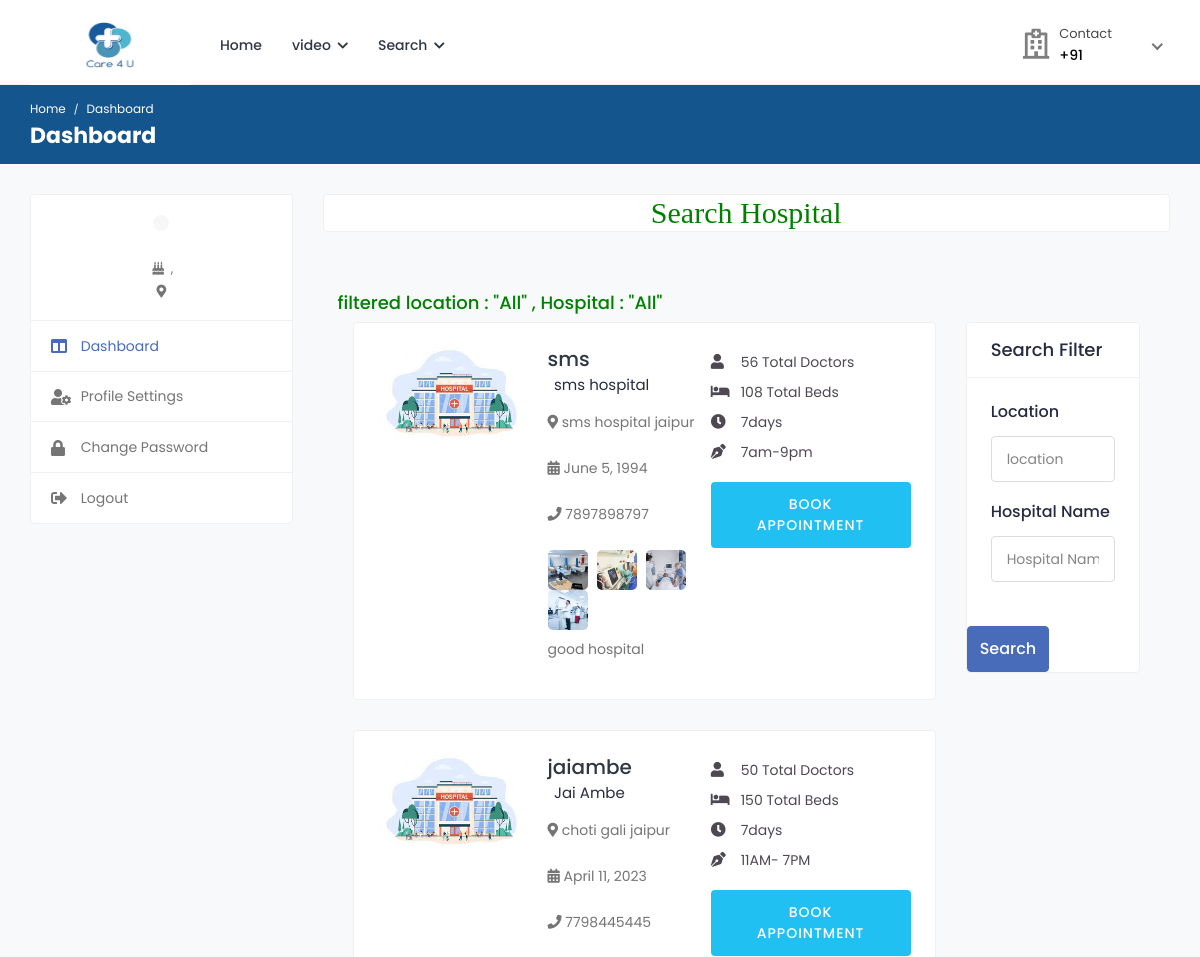
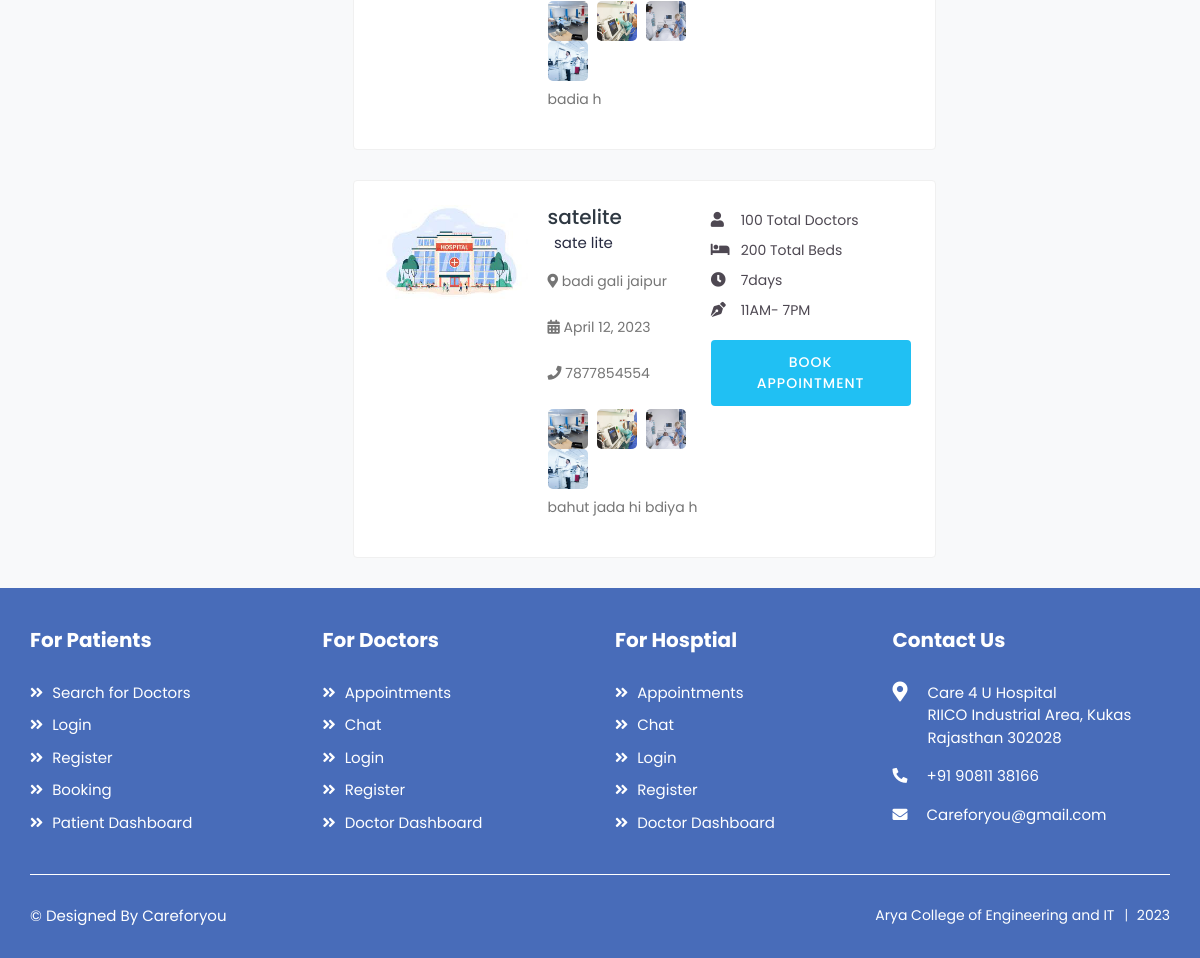
Page /search_hospital on the committed database (2 pictures, top to bottom).
### health/models.py (models this page shows, shortened)
class Hospital(models.Model):
    status = models.CharField(max_length=100,null=True)
    user = models.ForeignKey(User, on_delete=models.CASCADE, null=True)
    mobile = models.CharField(max_length=10, null=True)
    name = models.CharField(max_length=100, null=True)
    nom_doctor = models.CharField(max_length=100, null=True)
    nom_beds = models.CharField(max_length=100, null=True)
    foundation_date = models.DateField(null=True)
    timing = models.CharField(max_length=100, null=True)
    owner_name = models.CharField(max_length=100, null=True)
    days_time = models.CharField(max_length=100, null=True)
    address = models.CharField(max_length=100, null=True)
    biography = models.TextField(null=True)
    image = models.FileField(null=True)

### health/views.py (the view, shortened to what this page needs)
# urls.py: path('search_hospital',search_hospital,name="search_hospital"),
def search_hospital(request):
    data = Hospital.objects.all()
    l = "All"
    n = "All"
    d={'data':data,'l':l,'n':n,}
    return render(request,'patient/search_hospital.html',d)

### health/templates/patient/search_hospital.html (shortened to what this page needs)
{% extends 'patient/sidebar.html' %}
{% load static %}
{% block b %}
<h2 style="font-family:roman;color:green" align="center" class="card">Search Hospital</h2>
<div class="content">
				<div class="container-fluid">
					<div class="row">
						<h4 style="color:green"> filtered location : "{{l}}" , Hospital : "{{n}}" </h4>
                        <div class="col-md-8 col-lg-8 col-xl-9">
						{% for i in data %}
							<div class="card">
								<div class="card-body">
									<div class="doctor-widget">
										<div class="doc-info-left">
											<div class="doctor-img">
												<a href="doctor-profile.html">
                                                    {% if i.image %}
													<img src="{{i.image.url}}" class="img-fluid" alt="User Image">
                                                    {% endif %}
												</a>
											</div>
											<div class="doc-info-cont">
												<h4 class="doc-name"><a href="doctor-profile.html">{{i.name}}</a></h4>
												<div class="clinic-details">
													<p > {{i.user.first_name}} {{i.user.last_name}}</p>
													<p class="doc-location"><i  class="fas fa-map-marker-alt"></i> {{i.address}}</p>
													<p class="doc-location"><i class="fas fa-calendar-alt"></i> {{i.foundation_date}}</p>
													<p class="doc-location"><i class="fas fa-phone"></i> {{i.mobile}}</p>
													<ul class="clinic-gallery">
														<li>
															<a href="{% static 'user/img/features/feature-01.jpg' %}" data-fancybox="gallery">
																<img src="{% static 'user/img/features/feature-01.jpg' %}" alt="Feature">
															</a>
														</li>
														<li>
															<a href="{% static 'user/img/features/feature-02.jpg' %}" data-fancybox="gallery">
																<img  src="{% static 'user/img/features/feature-02.jpg' %}" alt="Feature">
															</a>
														</li>
														<li>
															<a href="{% static 'user/img/features/feature-03.jpg' %}" data-fancybox="gallery">
																<img src="{% static 'user/img/features/feature-03.jpg' %}" alt="Feature">
															</a>
														</li>
														<li>
															<a href="{% static 'user/img/features/feature-04.jpg' %}" data-fancybox="gallery">
																<img src="{% static 'user/img/features/feature-04.jpg' %}" alt="Feature">
															</a>
														</li>
														<p class="doc-speciality" style="margin-top:5%">{{i.biography}}</p>
													</ul>
												</div>
											</div>
										</div>
										<div class="doc-info-right">
											<div class="clini-infos">
												<ul>
													<li><i class="fas fa-user"></i>{{i.nom_doctor}}  Total Doctors</li>
													<li><i class="fas fa-bed"></i>{{i.nom_beds}}  Total Beds</li>
													<li><i class="fas fa-clock"></i>{{i.days_time}}</li>
													<li><i class="fas fa-pen-nib"></i>{{i.timing}}</li>
												</ul>
											</div>
											<div class="clinic-booking">
												<a class="apt-btn" href="{% url 'hospital_appointment' i.id %}">Book Appointment</a>
											</div>
										</div>
									</div>
								</div>
							</div>
	{% endfor %}
						</div>
                        <div class="col-md-4 col-lg-4 col-xl-3">
							<form action="" method="post" enctype="multipart/form-data">
							<div class="card search-filter">
								<div class="card-header">
									<h4 class="card-title mb-0">Search Filter</h4>
								</div>
								<div class="card-body">
								<div class="filter-widget">
									<h4>Location</h4>
									<div class="">
										<input type="text" class="form-control" placeholder="location" name="address">
									</div>
								</div>
									<div class="filter-widget">
									<h4>Hospital Name</h4>
									<div class="">
										<input type="text" class="form-control" placeholder="Hospital Name" name="name">
									</div>
								</div>
								</div>
									<div class="btn-search">
										<button type="submit" class="btn btn-primary">Search</button>
									</div>
								</div>
							</div>
						</div>
                    </div>
                </div>
</div>
{% endblock %}

### rows in the picture
Hospital: image (picture), name "sms", user.first_name "sms", user.last_name "hospital", address "sms hospital jaipur", foundation_date "June 5, 1994", mobile "7897898797", biography "good hospital", nom_doctor "56", nom_beds "108", days_time "7days", timing "7am-9pm"
Hospital: image (picture), name "jaiambe", user.first_name "Jai", user.last_name "Ambe", address "choti gali jaipur", foundation_date "April 11, 2023", mobile "7798445445", biography "badia h", nom_doctor "50", nom_beds "150", days_time "7days", timing "11AM- 7PM"
Hospital: image (picture), name "satelite", user.first_name "sate", user.last_name "lite", address "badi gali jaipur", foundation_date "April 12, 2023", mobile "7877854554", biography "bahut jada hi bdiya h", nom_doctor "100", nom_beds "200", days_time "7days", timing "11AM- 7PM"

### other values in the picture
{{ l }} "All"
{{ n }} "All"
